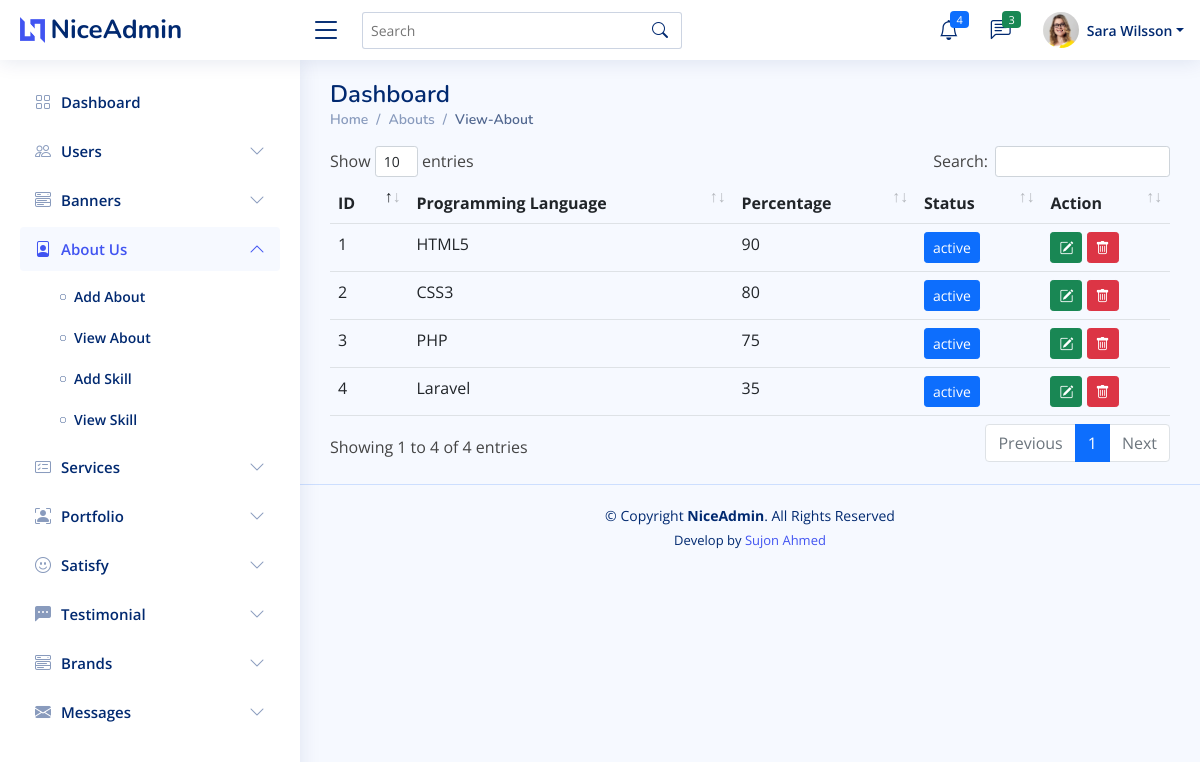
Page /admin/view_skill.php (signed in) on the earlier database version.
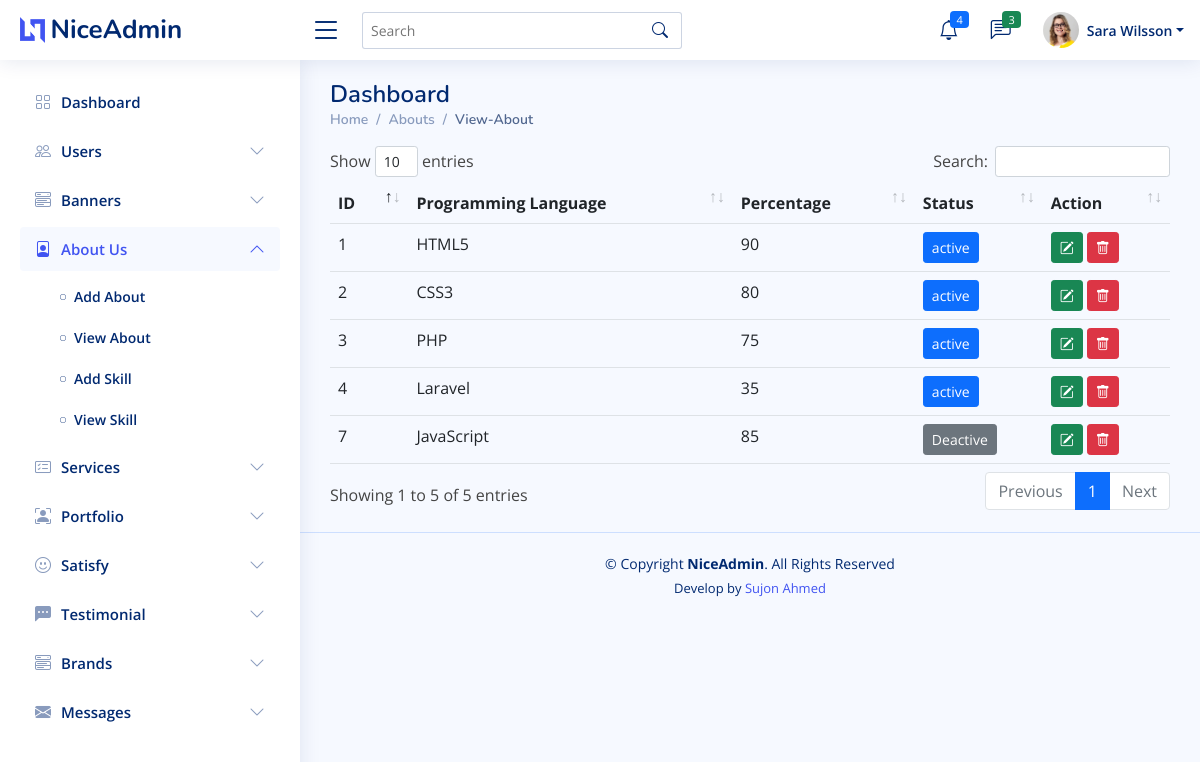
Same page on the later database version.
### tables this page shows
CREATE TABLE `skills` (
  `skill_id` int NOT NULL,
  `skill_name` varchar(100) NOT NULL,
  `skill_percentage` int NOT NULL,
  `skill_status` int NOT NULL DEFAULT '0',
  `user_id` int NOT NULL,
  `created_at` datetime NOT NULL DEFAULT CURRENT_TIMESTAMP,
  `updated_at` datetime NOT NULL DEFAULT CURRENT_TIMESTAMP
);

### admin/view_skill.php (the view, shortened to what this page needs)
<?php
require "admin_header.php";
$select_skills = "SELECT * FROM `skills`";
$select_skills_result = mysqli_query($db_connection, $select_skills);
?>
<main id="main" class="main">
    <div class="pagetitle">
        <h1>Dashboard</h1>
        <nav>
            <ol class="breadcrumb">
            <li class="breadcrumb-item"><a href="index.php">Home</a></li>
            <li class="breadcrumb-item">Abouts</li>
            <li class="breadcrumb-item active">View-About</li>
            </ol>
        </nav>
    </div>
    <section class="section dashboard">
        <div class="row">
            <div class="col-lg-12 col-md-12">
                <table class="table" id="banners">
                    <thead>
                        <tr>
                            <th>ID</th>
                            <th>Programming Language</th>
                            <th>Percentage</th>
                            <th>Status</th>
                            <th>Action</th>
                        </tr>
                    </thead>
                    <tbody>
                        <?php foreach($select_skills_result as $skill){ ?>
                        <tr>
                            <td><?= $skill['skill_id'] ?></td>
                            <td><?= $skill['skill_name'] ?></td>
                            <td><?= $skill['skill_percentage'] ?></td>
                            <td>
                                <?php if ($skill['skill_status'] == 0){ ?>
                                    <a href="skill_status_change.php?skill_id=<?= $skill['skill_id'] ?>" class="btn btn-secondary btn-sm">Deactive</a>
                                <?php } else { ?>
                                    <a href="skill_status_change.php?skill_id=<?= $skill['skill_id'] ?>" class="btn btn-primary btn-sm">active</a>
                                <?php } ?>
                            </td>
                            <td>
                                <a title="Edit" href="edit_skill.php?skill_id=<?= $skill['skill_id'] ?>" class="btn btn-success btn-sm"><i class="bi bi-pencil-square"></i></a>
                                <a title="Delete" onclick="javascript:return confirm('Are You Sure?')" href="delete_skill.php?skill_id=<?= $skill['skill_id'] ?>" class="btn btn-danger btn-sm"><i class="bi bi-trash"></i></a>
                            </td>
                        </tr>
                        <?php } ?>
                    </tbody>
                </table>
            </div>
        </div>
    </section>
</main>
<?php require "admin_footer.php" ?>

Differences in the rows shown:
added skills: skill_id "7", skill_name "JavaScript", skill_percentage "85"
Other differences:
text written by a page script: "Show entries Search: Showing 1 to 4 of 4 entries Previous 1 Next" → "Show entries Search: Showing 1 to 5 of 5 entries Previous 1 Next"
